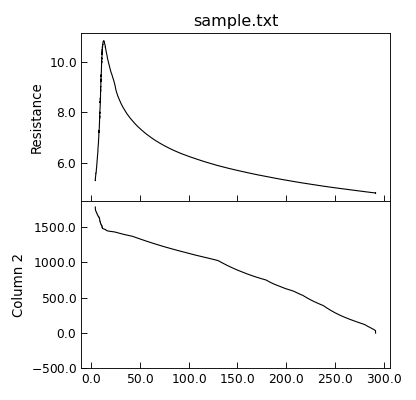

The Python source for this figure:
"""Plot data using mutiple sub-plots."""
from Stoner import Data

p = Data("sample.txt", setas="xyy")
# Quick plot
p.plot(multiple="panels")
# Helps to fix layout !
p.tight_layout()
